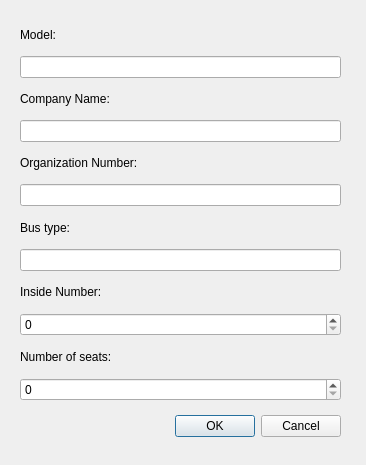
<?xml version="1.0" encoding="UTF-8"?>
<ui version="4.0">
 <class>editBusDialog</class>
 <widget class="QDialog" name="editBusDialog">
  <property name="geometry">
   <rect>
    <x>0</x>
    <y>0</y>
    <width>366</width>
    <height>465</height>
   </rect>
  </property>
  <property name="windowTitle">
   <string>Edit bus</string>
  </property>
  <widget class="QDialogButtonBox" name="buttonBox">
   <property name="geometry">
    <rect>
     <x>120</x>
     <y>410</y>
     <width>221</width>
     <height>32</height>
    </rect>
   </property>
   <property name="orientation">
    <enum>Qt::Horizontal</enum>
   </property>
   <property name="standardButtons">
    <set>QDialogButtonBox::Cancel|QDialogButtonBox::Ok</set>
   </property>
  </widget>
  <widget class="QWidget" name="layoutWidget_11">
   <property name="geometry">
    <rect>
     <x>20</x>
     <y>20</y>
     <width>321</width>
     <height>381</height>
    </rect>
   </property>
   <layout class="QVBoxLayout" name="verticalLayout_19">
    <item>
     <widget class="QLabel" name="label_55">
      <property name="text">
       <string>Model:</string>
      </property>
     </widget>
    </item>
    <item>
     <widget class="QLineEdit" name="model_B"/>
    </item>
    <item>
     <widget class="QLabel" name="label_57">
      <property name="text">
       <string>Company Name:</string>
      </property>
     </widget>
    </item>
    <item>
     <widget class="QLineEdit" name="comname_B"/>
    </item>
    <item>
     <widget class="QLabel" name="label_58">
      <property name="text">
       <string>Organization Number:</string>
      </property>
     </widget>
    </item>
    <item>
     <widget class="QLineEdit" name="orgnr_B"/>
    </item>
    <item>
     <widget class="QLabel" name="label_59">
      <property name="text">
       <string>Bus type:</string>
      </property>
     </widget>
    </item>
    <item>
     <widget class="QLineEdit" name="bustyp"/>
    </item>
    <item>
     <widget class="QLabel" name="label_60">
      <property name="text">
       <string>Inside Number:</string>
      </property>
     </widget>
    </item>
    <item>
     <widget class="QSpinBox" name="insnr">
      <property name="maximum">
       <number>999999</number>
      </property>
     </widget>
    </item>
    <item>
     <widget class="QLabel" name="label_62">
      <property name="text">
       <string>Number of seats:</string>
      </property>
     </widget>
    </item>
    <item>
     <widget class="QSpinBox" name="nrofsea">
      <property name="maximum">
       <number>200</number>
      </property>
     </widget>
    </item>
   </layout>
  </widget>
 </widget>
 <resources/>
 <connections>
  <connection>
   <sender>buttonBox</sender>
   <signal>accepted()</signal>
   <receiver>editBusDialog</receiver>
   <slot>accept()</slot>
   <hints>
    <hint type="sourcelabel">
     <x>248</x>
     <y>254</y>
    </hint>
    <hint type="destinationlabel">
     <x>157</x>
     <y>274</y>
    </hint>
   </hints>
  </connection>
  <connection>
   <sender>buttonBox</sender>
   <signal>rejected()</signal>
   <receiver>editBusDialog</receiver>
   <slot>reject()</slot>
   <hints>
    <hint type="sourcelabel">
     <x>316</x>
     <y>260</y>
    </hint>
    <hint type="destinationlabel">
     <x>286</x>
     <y>274</y>
    </hint>
   </hints>
  </connection>
 </connections>
</ui>
